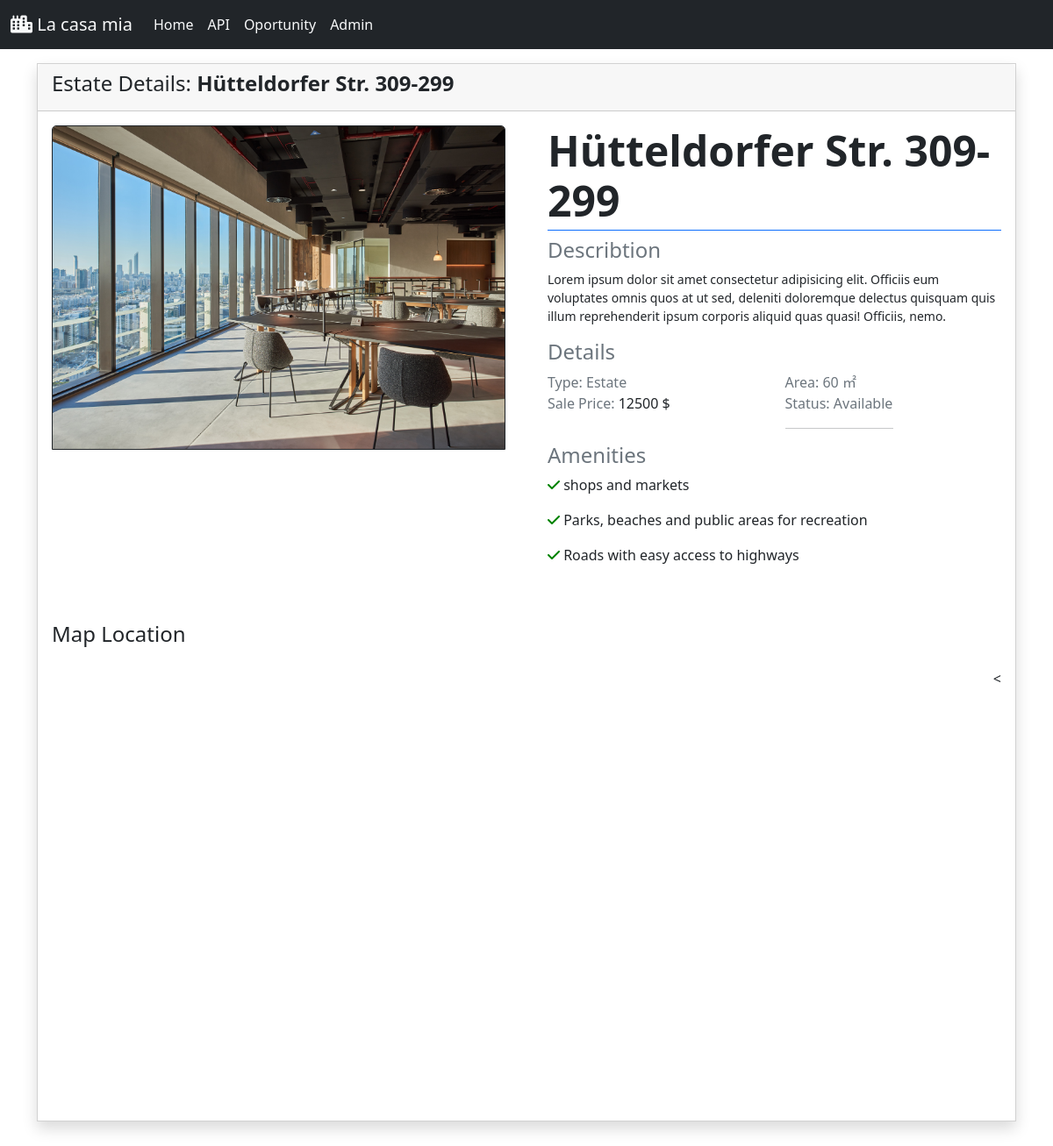
The app's page /PHP/details.php?id=1 with its own data.
### tables this page shows
CREATE TABLE `lacasamia` (
  `id` int(11) NOT NULL,
  `image` varchar(100) DEFAULT NULL,
  `address` varchar(100) DEFAULT NULL,
  `latitude` decimal(10,5) DEFAULT NULL,
  `longitude` decimal(10,5) DEFAULT NULL,
  `reduction` varchar(20) DEFAULT NULL,
  `describtion` text DEFAULT NULL,
  `price` int(11) DEFAULT NULL,
  `status` varchar(30) DEFAULT NULL,
  `area` int(11) DEFAULT NULL
);

### PHP/details.php (the view, shortened to what this page needs)
<?php require_once "..\components\bootstrap.php";
require_once "..\components\\navbar.php";
require_once "..\components\\db_connect.php";
?>
<?php
$id=$_GET['id'];
$sql = "SELECT * FROM lacasamia where id='$id'  " ;
$result = mysqli_query($conn,$sql);
if(mysqli_num_rows($result)  > 0) {
$row = mysqli_fetch_array($result, MYSQLI_ASSOC);
echo $card='<div class="container">
    <div class="content py-3">
        <div class="card card-outline card-primary rounded-0 shadow">
            <div class="card-header">
                <h4 class="card-title">Estate Details: <b>'.$row["address"].'</b></h4>
            </div>
            <div class="card-body">
                <div class="row gx-4 gx-lg-5 align-items-top">
                    <div class="col-md-6">
                        <img class="card-img-top mb-5 mb-md-0 border border-dark" loading="lazy" id="display-img"
                            src="..\picture\\'.$row["image"].'" />
                        <div class="mt-2 row gx-2 gx-lg-3 row-cols-4 row-cols-md-3 row-cols-xl-4 justify-content-start">
                        </div>
                    </div>
                    <div class="col-md-6">
                        <h1 class="display-5 fw-bolder border-bottom border-primary pb-1">'.$row["address"].'</h1>
                        <legend class="h4 text-muted">Describtion</legend>
                        <p class="mb-3"><small>'.$row["describtion"].'</small></p>
                        <fieldset>
                            <legend class="h4 text-muted">Details</legend>
                            <div class="row">
                                <div class="col-6">
                                    <span class="text-muted">Type: Estate </span>
                                </div>
                                <div class="col-6">
                                    <span class="text-muted">Area: '.$row["area"].' &#13217
                                </div>
                                <div class="col-6">
                                    <span class="text-muted">Sale Price:
                                    </span>'.$row["price"].' $
                                </div>
                                <div class="col-6">
                    <div class="col-md-6">
                                    <span class="text-muted ">Status: ' .$row["status"].'</span><hr>
                                </div>
                            </div>
                            <legend class="h4 text-muted">Amenities</legend>
                            <p><i class="fa-solid fa-check" style="color:green;"></i>  shops and markets</p>
                            <p><i class="fa-solid fa-check" style="color:green;"></i>  Parks, beaches and public areas for recreation
                            </p>
                            <p><i class="fa-solid fa-check" style="color:green;"></i>  Roads with easy access to highways</p>
                            </div>
                        </fieldset>
                    </div>
                </div>
<div class="row mt-5">
    <div class="col-md-12">
        <h4 class="mb-4">Map Location</h4>
        <div class="mapouter">
            <div id="gmap_canvas">
                <
                    const myLatLng = { lat: ' .$row["latitude"].', lng: ' .$row["longitude"].' };
            </div>
        </div>
    </div>
</div>
</div>
</div>
</div>
</div>';}
?>

### Components/bootstrap.php (shortened to what this page needs)
<link href="https://cdn.jsdelivr.net/npm/bootstrap@5.2.0/dist/css/bootstrap.min.css" rel="stylesheet"
>

### Components/navbar.php (shortened to what this page needs)
<nav class="navbar navbar-expand-lg bg-dark text-light">
    <div class="container-fluid">
        <a class="navbar-brand text-light" href="index.php"><i class="fa-solid fa-city"></i> La casa mia</a>
        <div class="collapse navbar-collapse" id="navbarNav">
            <ul class="navbar-nav">
                <li class="nav-item">
                    <a class="nav-link active text-light " aria-current="page" href="index.php">Home</a>
                </li>
                <li class="nav-item">
                    <a class="nav-link text-light" href="displayAll.php">API</a>
                </li>
                <li class="nav-item">
                    <a class="nav-link text-light" href="oportunity.html">Oportunity</a>
                </li>
                <li class="nav-item">
                    <a class="nav-link text-light" href="cpanel_adm.php">Admin</a>
                </li>
            </ul>
        </div>
    </div>
</nav>

### PHP/details.php (style rules this page uses)
.mapouter { position: relative; text-align: right; height: 500px; width: 100%; }
#gmap_canvas { height: 90%; }

### records on screen
lacasamia: address "Hütteldorfer Str. 309-299", image (picture), describtion "Lorem ipsum dolor sit amet consectetur adipisicing elit. Officiis eum voluptates omnis quos at ut sed, deleniti doloremque delectus quisquam quis illum reprehenderit ipsum corporis aliquid quas quasi! Officiis, nemo.", area "60", price "12500", status "Available"
